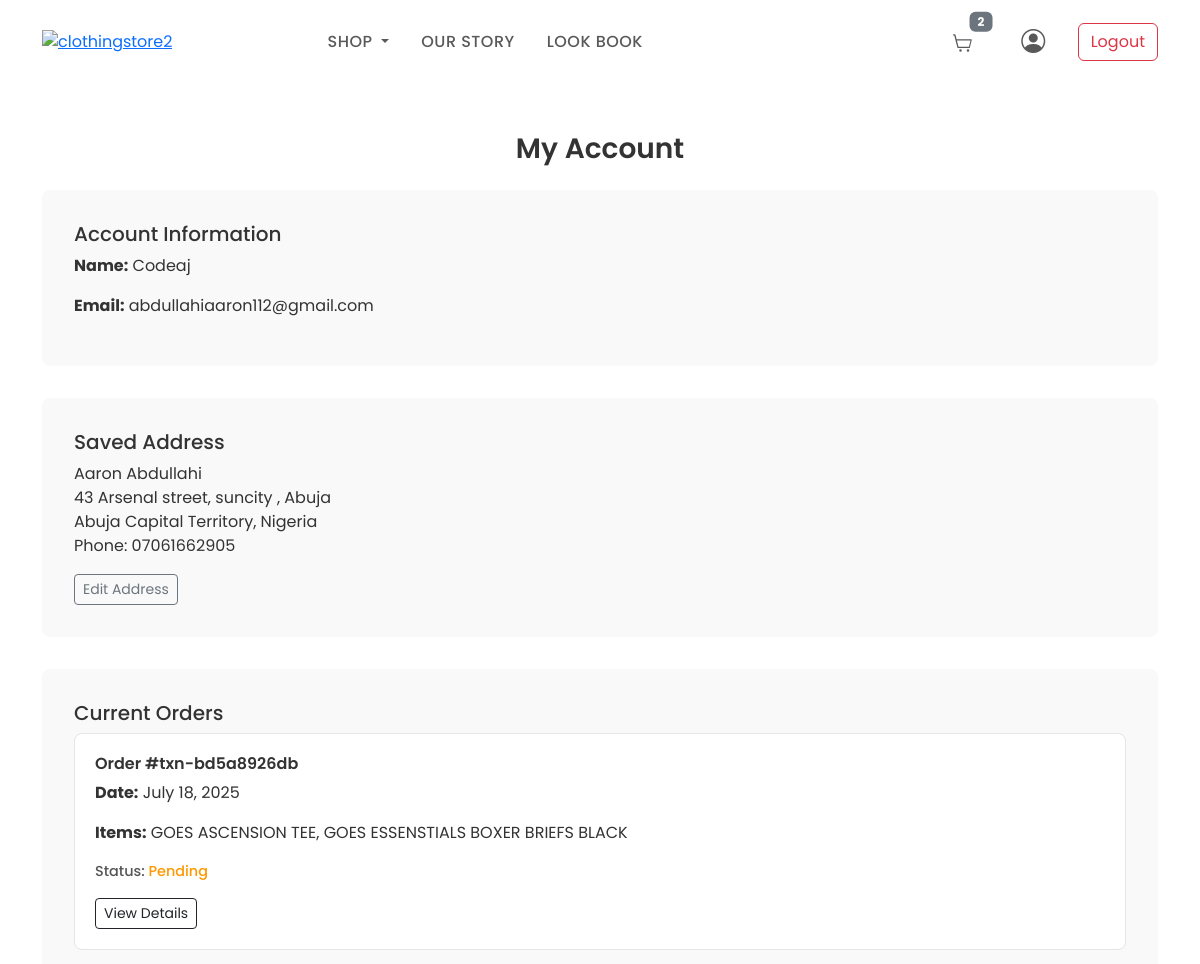
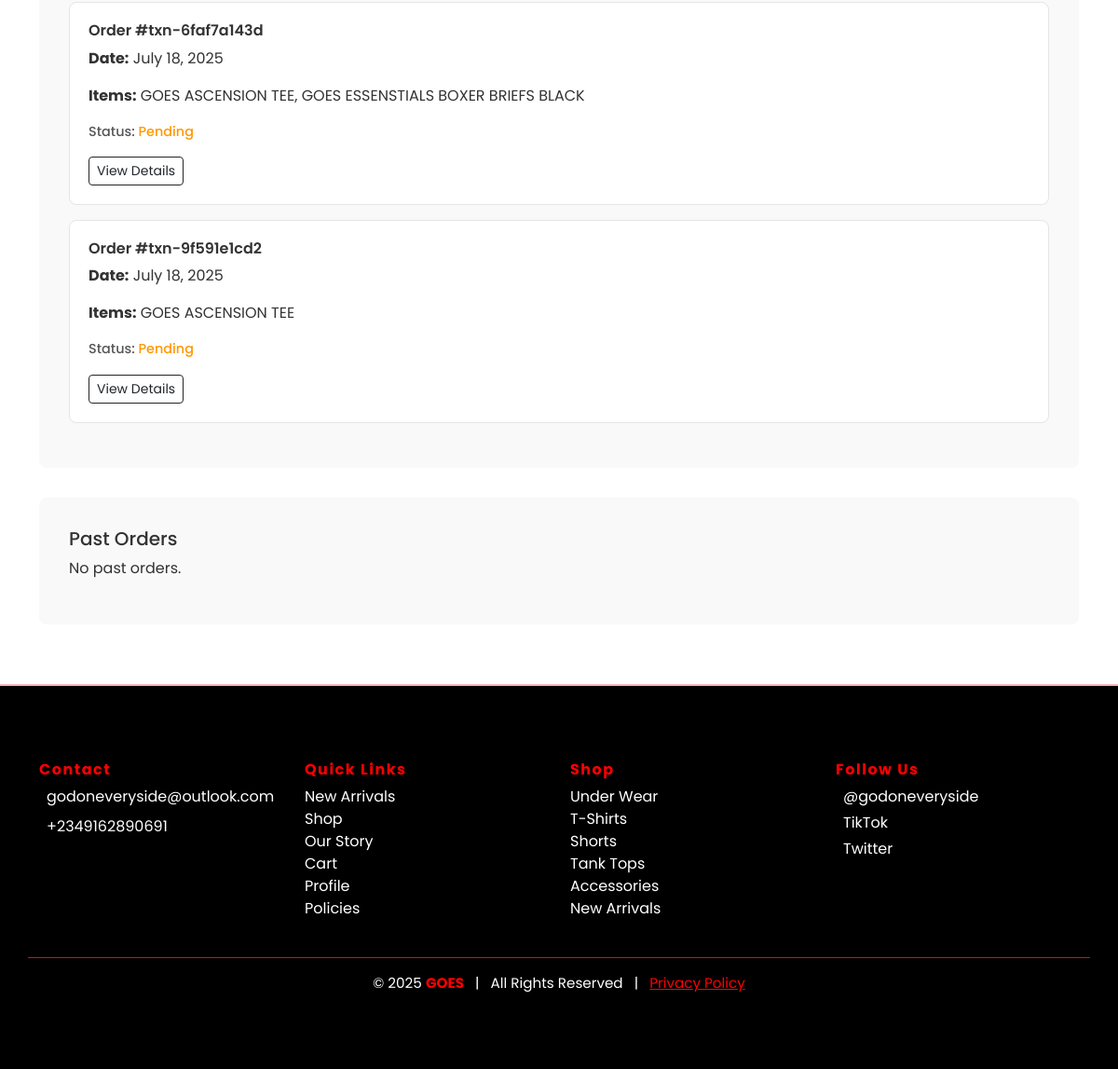
The page /profile (signed in) on the database its author committed (2 pictures, top to bottom).
### GOESApp/models.py (models this page shows, shortened)
class CustomUser(AbstractUser):
    first_name = models.CharField(max_length=20)
    last_name = models.CharField(max_length=20)
    username = models.CharField(max_length=20, unique=True)
    email = models.EmailField(unique=True)
    phone_number = models.CharField(max_length=15, null=True, unique=True)
    profile_picture = models.ImageField(upload_to='profile_pictures/', blank=True, null=True)
    bio = models.TextField(blank=True, null=True)
    address = models.OneToOneField('Address', on_delete=models.SET_NULL, null=True, blank=True, related_name='user')
    USERNAME_FIELD = 'email'
    REQUIRED_FIELDS = ['username']
    class Meta:
        verbose_name = 'User'
        verbose_name_plural = 'Users'

class Address(models.Model):
    full_name = models.CharField(max_length=100, blank=True, null=True)
    street = models.CharField(max_length=255, blank=True, null=True)
    city = models.CharField(max_length=100, blank=True, null=True)
    state = models.CharField(max_length=100, blank=True, null=True)
    postal_code = models.CharField(max_length=20, blank=True, null=True)
    country = models.CharField(max_length=100, blank=True, null=True)
    phone_number = models.CharField(max_length=15, null=True, blank=True)
    class Meta:
        verbose_name = 'Address'
        verbose_name_plural = 'Addresses'

class Transaction(models.Model):
    user = models.ForeignKey(CustomUser, on_delete=models.CASCADE, related_name='transactions', null=True, blank=True)
    amount = models.DecimalField(max_digits=10, decimal_places=2)
    products = models.ManyToManyField(Product, related_name='transactions')
    tx_ref = models.CharField(max_length=100, unique=True)  # Ensure unique tx_ref
    flw_transaction_id = models.CharField(max_length=100, blank=True, null=True)  # Store Flutterwave transaction ID
    address = models.ForeignKey(Address, on_delete=models.SET_NULL, null=True, blank=True)  # Link to address
    order_note = models.TextField(blank=True, null=True)  # Optional order note field
    TRANSACTION_STATUS_CHOICES = (
        ('pending', 'Pending'),
        ('processing', 'Processing'),
        ('approved', 'Approved'),
        ('declined', 'Declined'),
    )
    transaction_status = models.CharField(max_length=20, choices=TRANSACTION_STATUS_CHOICES, default='pending')
    transaction_date = models.DateTimeField(auto_now_add=True)
    class Meta:
        verbose_name = 'Transaction'
        verbose_name_plural = 'Transactions'
        ordering = ['-transaction_date']

class Product(models.Model):
    name = models.CharField(max_length=100, blank=True, null=True)
    price = models.DecimalField(max_digits=10, decimal_places=2)
    slash_price = models.DecimalField(max_digits=10, decimal_places=2, null=True, blank=True)
    category = models.ForeignKey(
        Category,
        on_delete=models.CASCADE,
        related_name="products",
        default=get_default_category
    )
    in_stock = models.PositiveIntegerField(default=0, help_text="Number of items in stock")
    description = CKEditor5Field('Text', config_name='default')
    is_active = models.BooleanField(default=True)
    sizes = models.ManyToManyField(Size, related_name='products', blank=True, null=True, help_text="Available sizes for the product")
    colors = models.ManyToManyField(Color, related_name='products', blank=True, null=True, help_text="Available colors for the product")
    created_at = models.DateTimeField(auto_now_add=True)
    updated_at = models.DateTimeField(auto_now=True)
    class Meta:
        verbose_name = "Product"
        verbose_name_plural = "Products"

class Category(models.Model):
    name = models.CharField(max_length=100, blank=True, null=True)
    description = models.TextField(blank=True, null=True)
    class Meta:
        verbose_name = "Category"
        verbose_name_plural = "Categories"

### GOESApp/views.py (the view)
# urls.py: path('profile', views.profile, name='profile'),
@login_required(login_url='/login_user')
def profile(request):
    user = request.user
    address = user.address if hasattr(user, 'address') else None
    categories = Category.objects.all()
    cart_count = 0
    if user.is_authenticated:
        cart, created = Cart.objects.get_or_create(user=user)
        cart_count = cart.items.count()
    transactions = Transaction.objects.filter(user=user).order_by('-transaction_date')
    current_orders = transactions.filter(transaction_status__in=['pending', 'processing', 'approved'])
    past_orders = transactions.filter(transaction_status='declined')  # Add 'delivered' status in the future
    context = {
        'user': user,
        'address': address,
        'categories': categories,
        'cart_count': cart_count,
        'current_orders': current_orders,
        'past_orders': past_orders,
    }
    return render(request, 'GOESAPP/profile.html', context)

### GOESApp/context_processors.py (called while the page is built)
def cart_item_count(request):
    count = 0
    try:
        if request.user.is_authenticated:
            cart = Cart.objects.get(user=request.user)
        else:
            session_key = request.session.session_key
            if not session_key:
                request.session.create()
            session_key = request.session.session_key
            cart = Cart.objects.get(session_key=session_key)
        if cart:
            count = sum(item.quantity for item in cart.items.all())
    except Cart.DoesNotExist:
        pass
    return {'cart_count': count}

### GOESApp/templates/GOESAPP/profile.html (shortened to what this page needs)
{% load static %}
<!DOCTYPE html>
<html lang="en">
<head>
  <link rel="stylesheet" href="https://cdn.jsdelivr.net/npm/bootstrap-icons@1.10.5/font/bootstrap-icons.css">
  <link href="https://cdn.jsdelivr.net/npm/bootstrap@5.3.0/dist/css/bootstrap.min.css" rel="stylesheet">
</head>
<body>
  <nav class="navbar navbar-expand-lg navbar-light bg-white py-3">
    <div class="container">
      <div class="mcb-column-inner mfn-module-wrapper mcb-column-inner-hh9pp43d mcb-item-header_logo-inner">
        <a class="logo-wrapper" href="{% url 'home' %}">
          <img style="width:100px;" src="{% static 'images/LOGO_20_TRANS[1].png'%}" alt="clothingstore2" />
        </a>
      </div>
      <div class="collapse navbar-collapse" id="navMenu">
        <ul class="navbar-nav mx-auto">
          <li class="nav-item dropdown">
            <a class="nav-link dropdown-toggle" href="#" id="collectionsDropdown" role="button" data-bs-toggle="dropdown" aria-expanded="false">
              Shop
            </a>
          </li>
          <li class="nav-item">
            <a class="nav-link" href="{% url 'our_story' %}">Our Story</a>
          </li>
          <li class="nav-item">
            <a class="nav-link" href="{% url 'shop' %}">Look Book</a>
          </li>
        </ul>
        <ul class="navbar-nav ms-auto align-items-center">
          {% if user.is_authenticated %}
            <li class="nav-item me-3">
              <a class="nav-link position-relative" href="{% url 'cart' %}">
                {% if cart_count > 0 %}
                  <span class="badge bg-secondary position-absolute top-0 start-100 translate-middle">{{ cart_count }}</span>
                {% endif %}
              </a>
            </li>
            <li class="nav-item me-3">
              <a class="nav-link" href="{% url 'profile' %}" title="Your Account">
                <i class="bi bi-person-circle" style="font-size: 1.5rem;"></i>
              </a>
            </li>
            <li class="nav-item">
              <a class="btn btn-outline-danger" href="{% url 'logout_user' %}">Logout</a>
            </li>
          {% endif %}
        </ul>
      </div>
    </div>
  </nav>
  <div class="container my-5">
    <h2 class="section-title text-center">My Account</h2>
    <div class="profile-card">
      <h5>Account Information</h5>
      <p><strong>Name:</strong> {{ user.username }}</p>
      <p><strong>Email:</strong> {{ user.email }}</p>
    </div>
    <div class="profile-card">
      <h5>Saved Address</h5>
      {% if address %}
        <p>
          {{ user.first_name }} {{ user.last_name }}<br>
          {{ address.street|default_if_none:"" }}<br>
          {{ address.city|default_if_none:"" }}, {{ address.country|default_if_none:"" }}<br>
          Phone: {{ address.phone_number|default_if_none:"Not provided" }}
        </p>
        <a href="{% url 'edit_address' %}" class="btn btn-outline-secondary btn-sm">Edit Address</a>
      {% else %}
        <p>No address saved.</p>
        <a href="{% url 'edit_address' %}" class="btn btn-outline-secondary btn-sm">Add Address</a>
      {% endif %}
    </div>
    <div class="profile-card">
      <h5>Current Orders</h5>
      {% if current_orders %}
        {% for order in current_orders %}
          <div class="order-card">
            <h6>Order #{{ order.tx_ref }}</h6>
            <p><strong>Date:</strong> {{ order.transaction_date|date:"F d, Y" }}</p>
            <p><strong>Items:</strong>
              {% for product in order.products.all %}
                {{ product.name }}{% if not forloop.last %}, {% endif %}
              {% endfor %}
            </p>
            <p class="order-status">
              Status:
              <span class="status-{{ order.transaction_status }}">
                {{ order.transaction_status|capfirst }}
              </span>
            </p>
            <a href="{% url 'order_detail' order.id %}" class="btn btn-sm btn-outline-dark">View Details</a>
          </div>
        {% endfor %}
      {% else %}
        <p>No current orders.</p>
      {% endif %}
    </div>
    <div class="profile-card">
      <h5>Past Orders</h5>
      {% if past_orders %}
        {% for order in past_orders %}
          <div class="order-card">
            <h6>Order #{{ order.tx_ref }}</h6>
            <p><strong>Date:</strong> {{ order.transaction_date|date:"F d, Y" }}</p>
            <p><strong>Items:</strong>
              {% for product in order.products.all %}
                {{ product.name }}{% if not forloop.last %}, {% endif %}
              {% endfor %}
            </p>
            <p class="order-status">
              Status:
              <span class="status-{{ order.transaction_status }}">
                {{ order.transaction_status|capfirst }}
              </span>
            </p>
            <a href="{% url 'order_detail' order.id %}" class="btn btn-sm btn-outline-dark">View Details</a>
          </div>
        {% endfor %}
      {% else %}
        <p>No past orders.</p>
      {% endif %}
    </div>
  </div>
			<footer id="mfn-footer-template" class="text-white" style="background-color: #000 !important; font-family: 'Poppins', sans-serif; border-top: 2px solid  #ffb3b3;">
			<div class="container py-5">
				<div class="row gy-4">
				<div class="col-12 col-sm-6 col-md-3">
					<h6 style="color:  red; font-weight: 700; letter-spacing: 1.5px;">Contact</h6>
					<p class="mb-2" style="font-size: 1rem;">
					<a href="mailto:godoneveryside@outlook.com" class="text-white text-decoration-none">godoneveryside@outlook.com</a>
					</p>
					<p style="font-size: 1rem;">
					<a href="tel:+2349162890691" class="text-white text-decoration-none">+2349162890691</a>
					</p>
				</div>
				<div class="col-12 col-sm-6 col-md-3">
					<h6 style="color: red; font-weight: 700; letter-spacing: 1.5px;">Quick Links</h6>
					<ul class="list-unstyled" style="font-size: 1rem;">
					<li><a href="{% url 'shop' %}" class="text-white text-decoration-none">New Arrivals</a></li>
					<li><a href="{% url 'shop' %}" class="text-white text-decoration-none">Shop</a></li>
					<li><a href="{% url 'our_story' %}" class="text-white text-decoration-none">Our Story</a></li>
					<li><a href="{% url 'cart' %}" class="text-white text-decoration-none">Cart</a></li>
					<li><a href="{% url 'profile' %}" class="text-white text-decoration-none">Profile</a></li>
					<li><a href="{% url 'policies' %}" class="text-white text-decoration-none">Policies</a></li>
					</ul>
				</div>
				<div class="col-12 col-sm-6 col-md-3">
					<h6 style="color:  red; font-weight: 700; letter-spacing: 1.5px;">Shop</h6>
					<ul class="list-unstyled" style="font-size: 1rem;">
					{% for category in categories %}
						<li><a href="{% url 'shop' %}?category={{ category.id }}" class="text-white text-decoration-none" >{{ category.name }}</a></li>
					{% empty %}
						<li class="text-muted">No collections found.</li>
					{% endfor %}
					</ul>
				</div>
				<div class="col-12 col-sm-6 col-md-3">
					<h6 style="color:  red; font-weight: 700; letter-spacing: 1.5px;">Follow Us</h6>
					<p class="mb-1" style="font-size: 1rem;">
					<a href="https://www.instagram.com/godoneveryside/" target="_blank" class="text-white text-decoration-none">@godoneveryside</a>
					</p>
					<p class="mb-1" style="font-size: 1rem;">
					<a href="https://www.tiktok.com/@godoneveryside" target="_blank" class="text-white text-decoration-none">TikTok</a>
					</p>
					<p style="font-size: 1rem;">
					<a href="https://twitter.com/godoneveryside" target="_blank" class="text-white text-decoration-none">Twitter</a>
					</p>
				</div>
				</div>
				<div class="row mt-4 pt-3 border-top" style="border-color:  red !important;">
				<div class="col text-center" style="font-size: 0.95rem;">
					<span>© 2025 <strong style="color:  red;">GOES</strong></span>
					<span class="mx-2">|</span>
					<span>All Rights Reserved</span>
					<span class="mx-2">|</span>
					<a href="{% url 'policies' %}" class="text-decoration-underline" style="color:  red;">Privacy Policy</a>
				</div>
				</div>
			</div>
			</footer>
</body>
</html>

### GOESApp/templates/GOESAPP/profile.html (style rules this page uses)
body { font-family: 'Poppins', sans-serif; color: #333; }
.nav-link { text-transform: uppercase; font-weight: 500; letter-spacing: .5px; margin: 0 .5rem; }
footer { margin-top: 4rem; padding: 2rem 0; background: #fafafa; }
.section-title { font-size: 1.75rem; font-weight: 600; margin-bottom: 1.5rem; }
.profile-card { background: #f9f9f9; padding: 2rem; border-radius: .5rem; margin-bottom: 2rem; }
.order-card { border: 1px solid #e5e5e5; border-radius: .5rem; padding: 1.25rem; margin-bottom: 1rem; background: #fff; }
.order-card h6 { font-weight: 600; }
.order-status { font-size: 0.9rem; font-weight: 500; color: #555; }
.status-pending { color: #ff9800; }

### rows shown on the page
CustomUser: username "Codeaj", email "abdullahiaaron112@gmail.com", first_name "Aaron", last_name "Abdullahi"
Address: street "43 Arsenal street, suncity , Abuja", city "Abuja Capital Territory", country "Nigeria", phone_number "07061662905"
Transaction: tx_ref "txn-bd5a8926db", transaction_date "July 18, 2025", transaction_status "Pending"
Product: name "GOES ASCENSION TEE"
Product: name "GOES ESSENSTIALS BOXER BRIEFS BLACK"
Transaction: tx_ref "txn-6faf7a143d", transaction_date "July 18, 2025", transaction_status "Pending"
Transaction: tx_ref "txn-9f591e1cd2", transaction_date "July 18, 2025", transaction_status "Pending"
Category: name "Under Wear"
Category: name "T-Shirts"
Category: name "Shorts"
Category: name "Tank Tops"
Category: name "Accessories"
Category: name "New Arrivals"

### other values the page prints
{{ cart_count }} "2"
